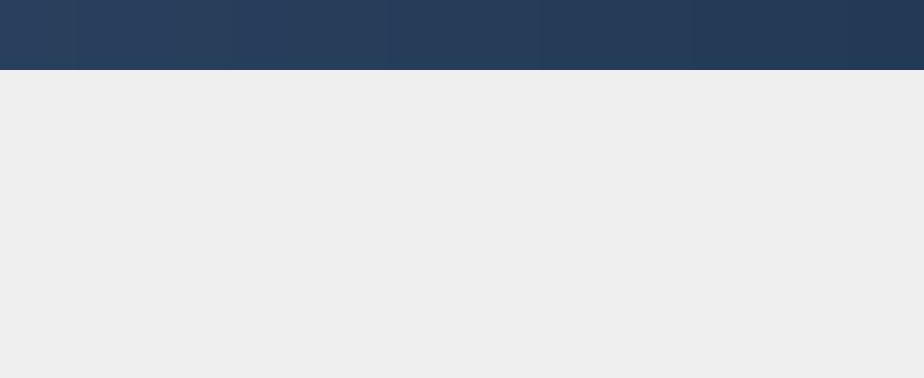
<?xml version="1.0" encoding="UTF-8"?>
<ui version="4.0">
 <class>FilesTrans</class>
 <widget class="QWidget" name="FilesTrans">
  <property name="geometry">
   <rect>
    <x>0</x>
    <y>0</y>
    <width>924</width>
    <height>378</height>
   </rect>
  </property>
  <property name="windowTitle">
   <string>Form</string>
  </property>
  <layout class="QVBoxLayout" name="verticalLayout">
   <property name="spacing">
    <number>0</number>
   </property>
   <property name="leftMargin">
    <number>0</number>
   </property>
   <property name="topMargin">
    <number>0</number>
   </property>
   <property name="rightMargin">
    <number>0</number>
   </property>
   <property name="bottomMargin">
    <number>0</number>
   </property>
   <item>
    <widget class="QListWidget" name="listWidget_trans">
     <property name="minimumSize">
      <size>
       <width>0</width>
       <height>70</height>
      </size>
     </property>
     <property name="maximumSize">
      <size>
       <width>16777215</width>
       <height>70</height>
      </size>
     </property>
     <property name="styleSheet">
      <string notr="true">#listWidget_trans
{
border: 0px solid #f0f0f0;
border-right-width:0px;
icon-size:35px;
font-family:&quot;微软雅黑&quot;;
font-size:13px;
text-align:center;
background-color:qlineargradient(spread:pad,x1:0,y1:0,x2:1,y2:0,stop:0 #28405d, stop:1  #223a55);
}

#listWidget_trans::item
{
color: #cccccc;
padding:5px 5px;
background-color:qlineargradient(spread:pad,x1:0,y1:0,x2:1,y2:0,stop:0 #28405d, stop:1  #223a55);
border: 0px solid #292a2d;
border-bottom-width:1px;
}

#listWidget_trans::item:hover
{
padding:5px 5px;
background-color:qlineargradient(spread:pad,x1:0,y1:0,x2:1,y2:0,stop:0 #0f2028, stop:1  #2d5364);
border: 0px solid #292a2d;
border-bottom-width:1px;
}

#listWidget_trans::item:selected
{
background-color:qlineargradient(spread:pad,x1:0,y1:0,x2:1,y2:0,stop:0 #630f34, stop:1  #c2152f);
color: #ff5c38;
}</string>
     </property>
    </widget>
   </item>
   <item>
    <widget class="QStackedWidget" name="stackedWidget_trans">
     <property name="styleSheet">
      <string notr="true">#stackedWidget_trans
{
border: none;
}</string>
     </property>
    </widget>
   </item>
  </layout>
 </widget>
 <resources/>
 <connections/>
</ui>
